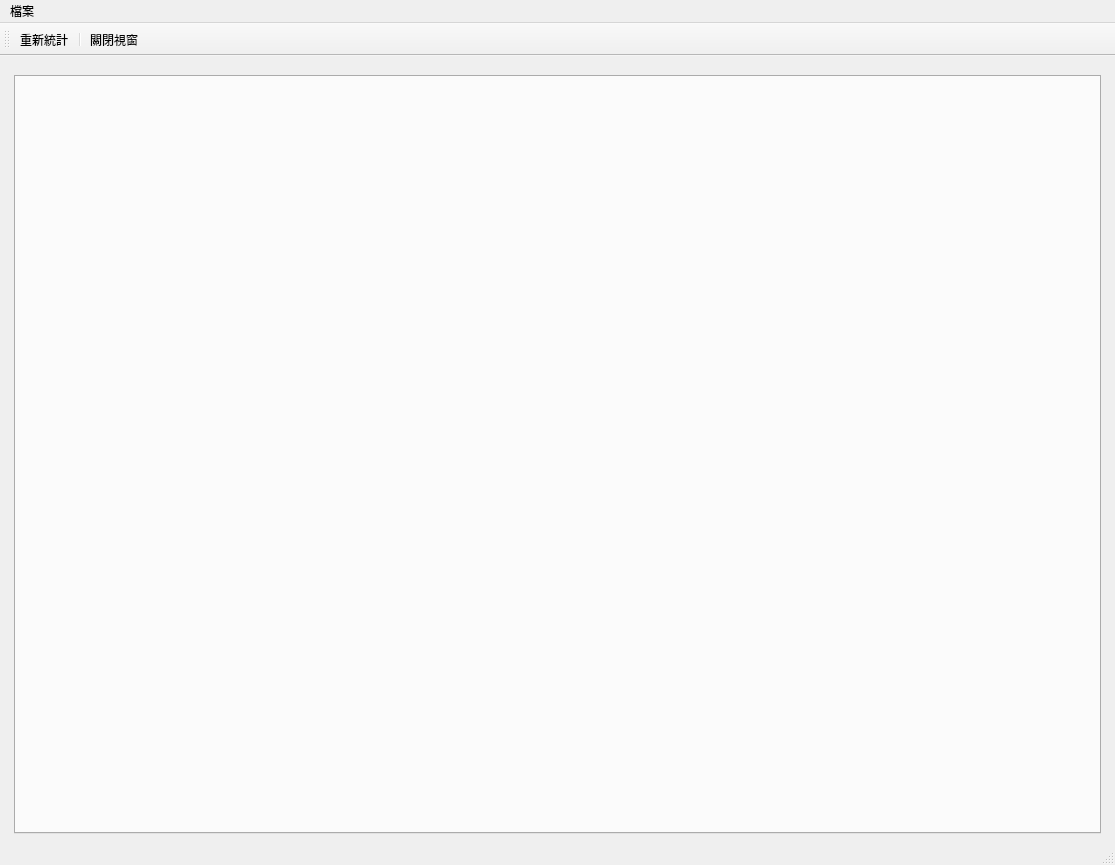
<?xml version="1.0" encoding="UTF-8"?>
<ui version="4.0">
 <class>WindowStatisticsDoctor</class>
 <widget class="QMainWindow" name="WindowStatisticsDoctor">
  <property name="geometry">
   <rect>
    <x>0</x>
    <y>0</y>
    <width>1115</width>
    <height>865</height>
   </rect>
  </property>
  <property name="windowTitle">
   <string>醫師統計</string>
  </property>
  <widget class="QWidget" name="centralwidget">
   <layout class="QHBoxLayout" name="horizontalLayout">
    <item>
     <layout class="QVBoxLayout" name="verticalLayout">
      <property name="leftMargin">
       <number>5</number>
      </property>
      <property name="topMargin">
       <number>10</number>
      </property>
      <property name="rightMargin">
       <number>5</number>
      </property>
      <item>
       <widget class="QTabWidget" name="tabWidget_statistics_business_income"/>
      </item>
     </layout>
    </item>
   </layout>
  </widget>
  <widget class="QToolBar" name="toolBar">
   <property name="windowTitle">
    <string>toolBar</string>
   </property>
   <property name="toolButtonStyle">
    <enum>Qt::ToolButtonTextUnderIcon</enum>
   </property>
   <attribute name="toolBarArea">
    <enum>TopToolBarArea</enum>
   </attribute>
   <attribute name="toolBarBreak">
    <bool>false</bool>
   </attribute>
   <addaction name="action_open_dialog"/>
   <addaction name="separator"/>
   <addaction name="action_close"/>
  </widget>
  <widget class="QMenuBar" name="menubar">
   <property name="geometry">
    <rect>
     <x>0</x>
     <y>0</y>
     <width>1115</width>
     <height>29</height>
    </rect>
   </property>
   <widget class="QMenu" name="menu">
    <property name="title">
     <string>檔案</string>
    </property>
   </widget>
   <addaction name="menu"/>
  </widget>
  <widget class="QStatusBar" name="statusbar"/>
  <action name="action_open_dialog">
   <property name="icon">
    <iconset>
     <normaloff>../icons/reload.svg</normaloff>../icons/reload.svg</iconset>
   </property>
   <property name="text">
    <string>重新統計</string>
   </property>
  </action>
  <action name="action_close">
   <property name="icon">
    <iconset>
     <normaloff>../icons/application-exit.svg</normaloff>../icons/application-exit.svg</iconset>
   </property>
   <property name="text">
    <string>關閉視窗</string>
   </property>
  </action>
 </widget>
 <resources/>
 <connections/>
</ui>
